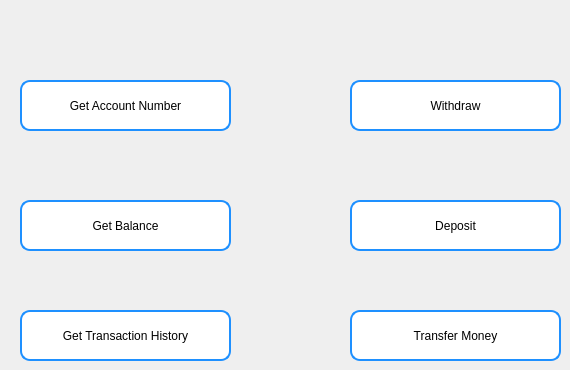
       <widget class="QWidget" name="page_10">
        <widget class="QPushButton" name="pbGetAccNum">
         <property name="geometry">
          <rect>
           <x>20</x>
           <y>80</y>
           <width>211</width>
           <height>51</height>
          </rect>
         </property>
         <property name="styleSheet">
          <string notr="true">border-radius: 10px;  /* Adjust this value to control the curvature */
    border: 2px solid #1E90FF;  /* Border color: Dodger Blue */
background-color: rgb(255, 255, 255);
    padding: 5px;  /* Adjust padding as needed */
    font: 600 italic 12pt &quot;Segoe UI&quot;;  /* Font settings */
    color: rgb(0, 0, 0);  /* Text color */</string>
         </property>
         <property name="text">
          <string>Get Account Number</string>
         </property>
        </widget>
        <widget class="QPushButton" name="pbGetBalnceUser">
         <property name="geometry">
          <rect>
           <x>20</x>
           <y>200</y>
           <width>211</width>
           <height>51</height>
          </rect>
         </property>
         <property name="styleSheet">
          <string notr="true">border-radius: 10px;  /* Adjust this value to control the curvature */
    border: 2px solid #1E90FF;  /* Border color: Dodger Blue */
background-color: rgb(255, 255, 255);
    padding: 5px;  /* Adjust padding as needed */
    font: 600 italic 12pt &quot;Segoe UI&quot;;  /* Font settings */
    color: rgb(0, 0, 0);  /* Text color */</string>
         </property>
         <property name="text">
          <string>Get Balance</string>
         </property>
        </widget>
        <widget class="QPushButton" name="Pb_GetTranctionHistoryuser">
         <property name="geometry">
          <rect>
           <x>20</x>
           <y>310</y>
           <width>211</width>
           <height>51</height>
          </rect>
         </property>
         <property name="styleSheet">
          <string notr="true">border-radius: 10px;  /* Adjust this value to control the curvature */
    border: 2px solid #1E90FF;  /* Border color: Dodger Blue */
background-color: rgb(255, 255, 255);
    padding: 5px;  /* Adjust padding as needed */
    font: 600 italic 12pt &quot;Segoe UI&quot;;  /* Font settings */
    color: rgb(0, 0, 0);  /* Text color */</string>
         </property>
         <property name="text">
          <string>Get Transaction History</string>
         </property>
        </widget>
        <widget class="QPushButton" name="Pb_widthdrawUser">
         <property name="geometry">
          <rect>
           <x>350</x>
           <y>80</y>
           <width>211</width>
           <height>51</height>
          </rect>
         </property>
         <property name="styleSheet">
          <string notr="true">border-radius: 10px;  /* Adjust this value to control the curvature */
    border: 2px solid #1E90FF;  /* Border color: Dodger Blue */
background-color: rgb(255, 255, 255);
    padding: 5px;  /* Adjust padding as needed */
    font: 600 italic 12pt &quot;Segoe UI&quot;;  /* Font settings */
    color: rgb(0, 0, 0);  /* Text color */</string>
         </property>
         <property name="text">
          <string>Withdraw</string>
         </property>
        </widget>
        <widget class="QPushButton" name="Pb_DepositUser">
         <property name="geometry">
          <rect>
           <x>350</x>
           <y>200</y>
           <width>211</width>
           <height>51</height>
          </rect>
         </property>
         <property name="styleSheet">
          <string notr="true">border-radius: 10px;  /* Adjust this value to control the curvature */
    border: 2px solid #1E90FF;  /* Border color: Dodger Blue */
background-color: rgb(255, 255, 255);
    padding: 5px;  /* Adjust padding as needed */
    font: 600 italic 12pt &quot;Segoe UI&quot;;  /* Font settings */
    color: rgb(0, 0, 0);  /* Text color */</string>
         </property>
         <property name="text">
          <string>Deposit</string>
         </property>
        </widget>
        <widget class="QPushButton" name="Pb_TransferMony">
         <property name="geometry">
          <rect>
           <x>350</x>
           <y>310</y>
           <width>211</width>
           <height>51</height>
          </rect>
         </property>
         <property name="styleSheet">
          <string notr="true">border-radius: 10px;  /* Adjust this value to control the curvature */
    border: 2px solid #1E90FF;  /* Border color: Dodger Blue */
background-color: rgb(255, 255, 255);
    padding: 5px;  /* Adjust padding as needed */
    font: 600 italic 12pt &quot;Segoe UI&quot;;  /* Font settings */
    color: rgb(0, 0, 0);  /* Text color */</string>
         </property>
         <property name="text">
          <string>Transfer Money</string>
         </property>
        </widget>
       </widget>
